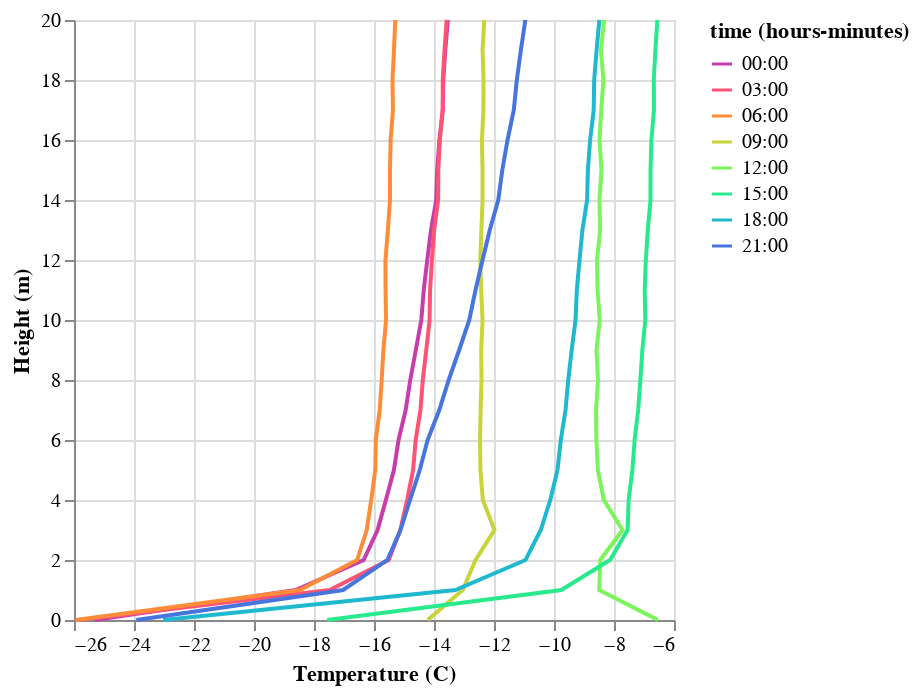

Write notebook code for a chart like this one.
### Markdown cell above
Let's look at the same thing on a winter day, when it was sunny, but snow was on the ground.

### Code cell
src = air_temp_df.loc['20230202']
src = src.groupby([pd.Grouper(freq='180min'), 'height'])['value'].mean().reset_index()
alt.Chart(
    src
).mark_line().encode(
    alt.X('value:Q').title('Temperature (C)'),
    alt.Y('height:Q').title('Height (m)'),
    alt.Color('hoursminutes(time):O').scale(scheme='rainbow'),
    alt.Order('height')
)

### Figure 1 — Vega-Lite specification as saved in the notebook (floating-point values rounded to 4 significant figures; data arrays with more than 128 entries replaced by an {"elided": "..."} marker saying what was removed)
{"config": {"view": {"continuousWidth": 300, "continuousHeight": 300}}, "data": {"name": "data-dc8538380dd417ab4f21a0dbfc85299b"}, "mark": {"type": "line"}, "encoding": {"color": {"field": "time", "scale": {"scheme": "rainbow"}, "timeUnit": "hoursminutes", "type": "ordinal"}, "order": {"field": "height", "type": "quantitative"}, "x": {"field": "value", "title": "Temperature (C)", "type": "quantitative"}, "y": {"field": "height", "title": "Height (m)", "type": "quantitative"}}, "$schema": "https://vega.github.io/schema/vega-lite/v5.20.1.json", "datasets": {"data-dc8538380dd417ab4f21a0dbfc85299b": {"elided": "168 records"}}}
